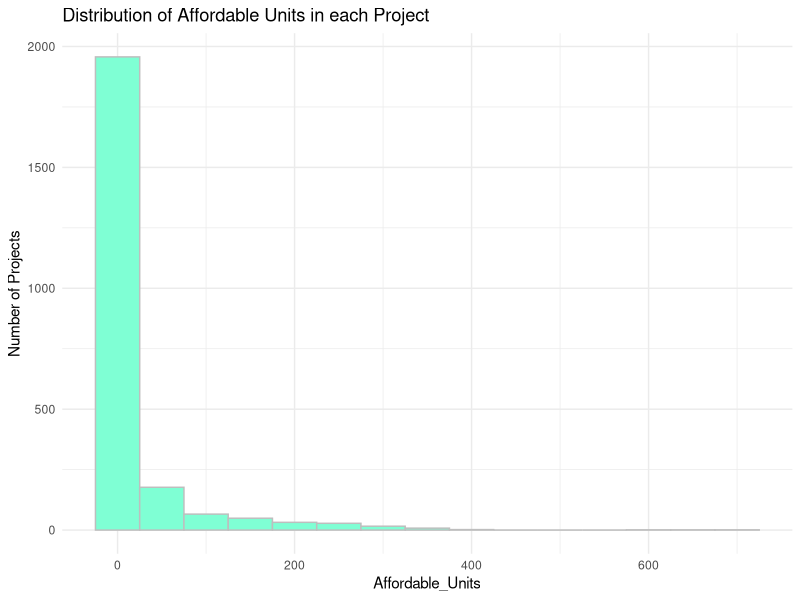
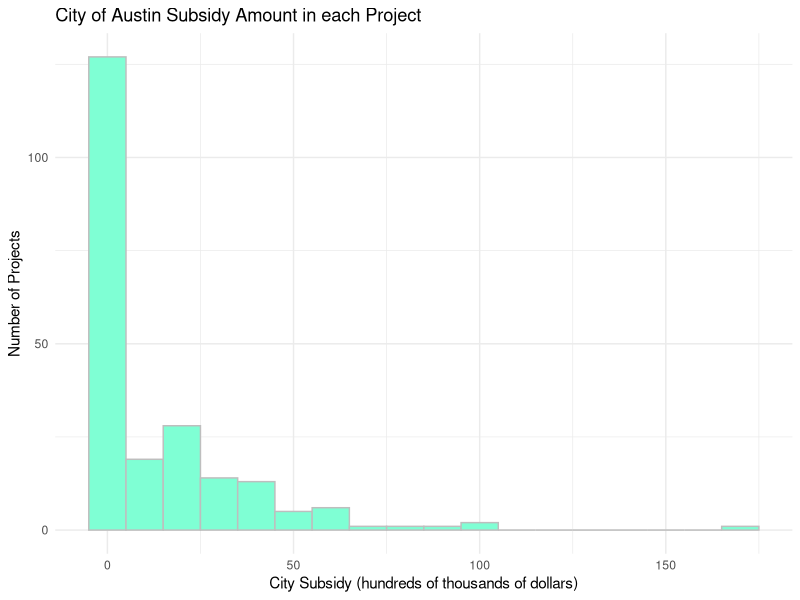
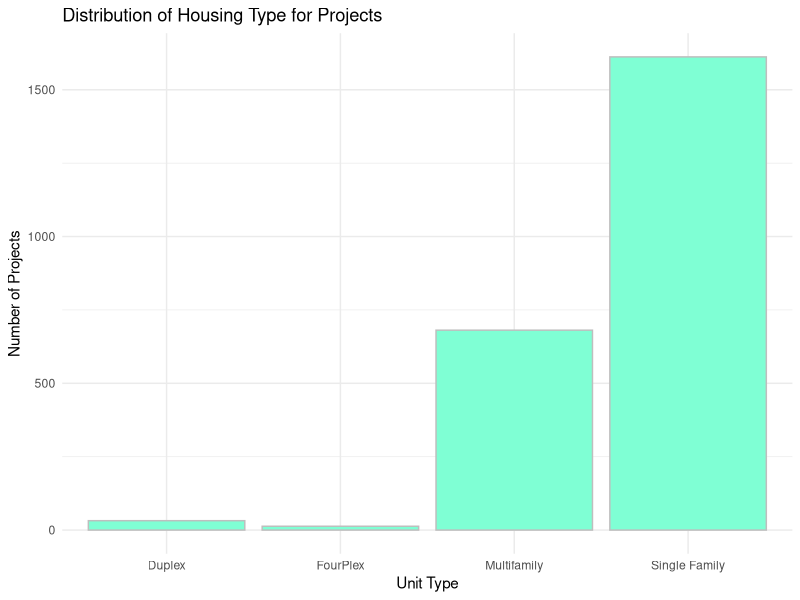
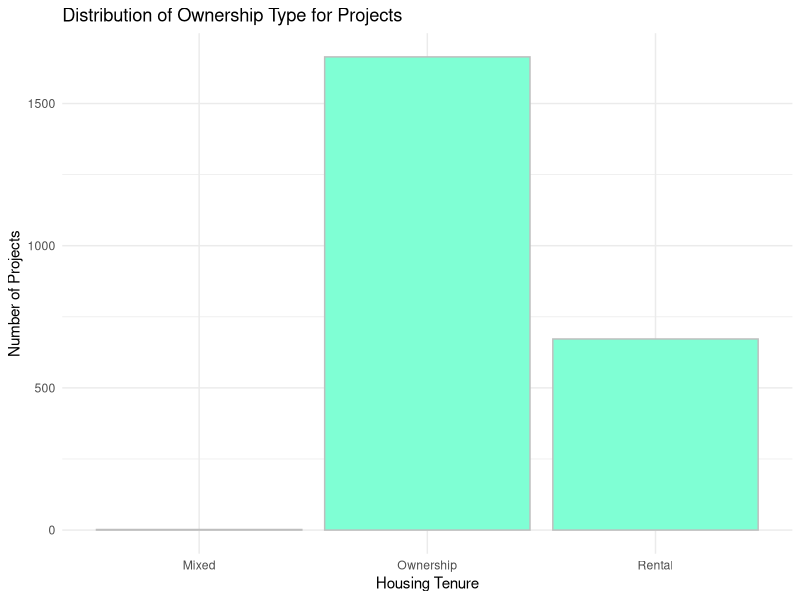
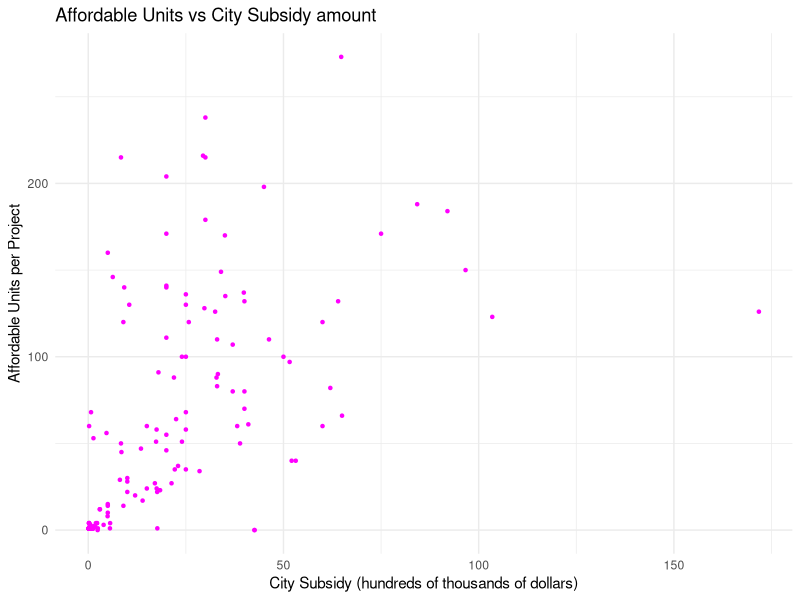
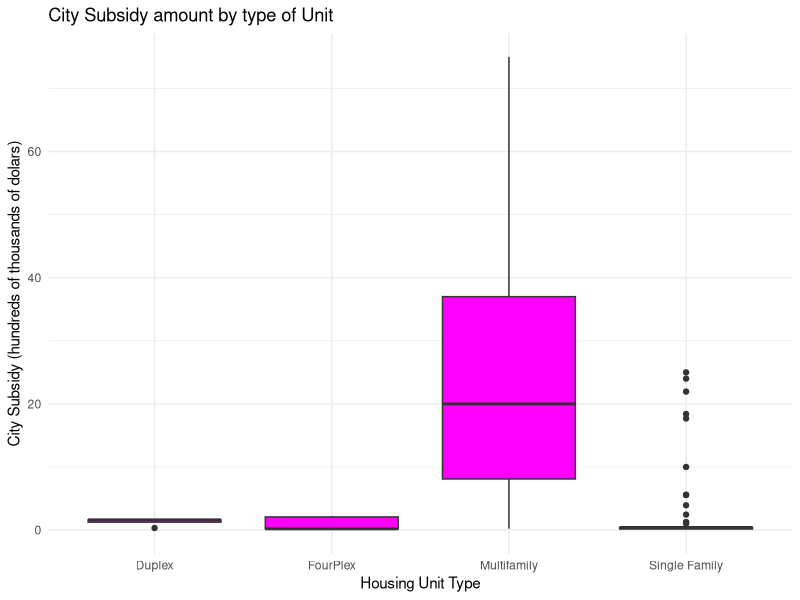
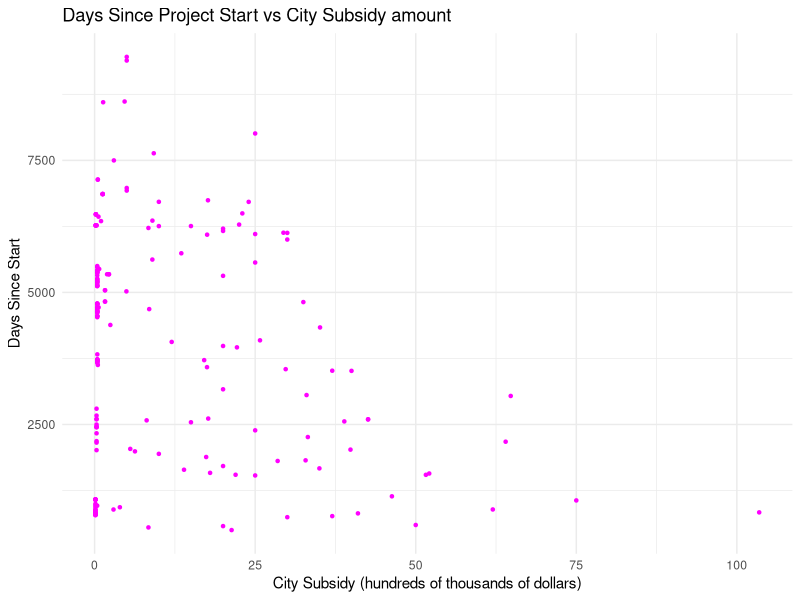
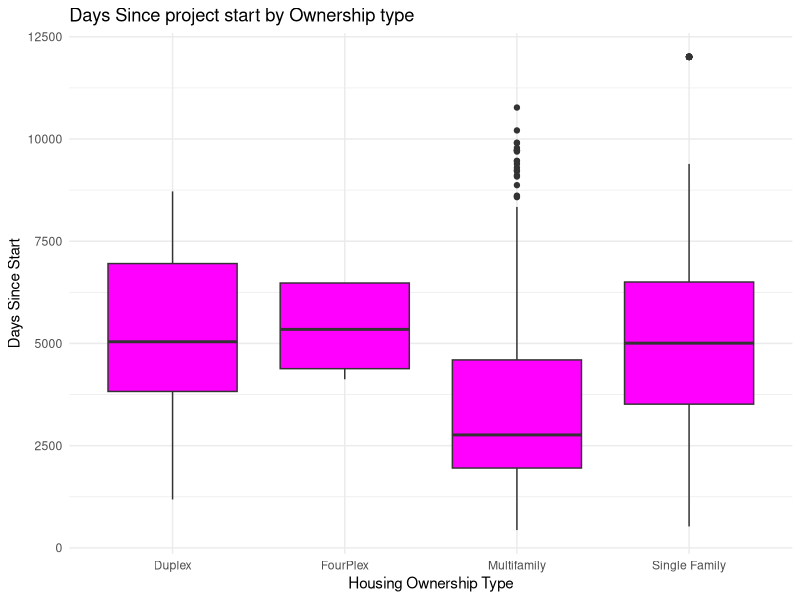

Write the R code that produced these figures, in order.
## ---- chunk 1
knitr::opts_chunk$set(echo = TRUE)
library(tidyverse)
library(lubridate)
library(knitr)
housing <- read_csv('Affordable_Housing_Inventory.csv')
## ---- chunk 2
#change housing tibble to parse start date as Date
housing <- mutate(housing, Affordability_Start_Date = as.Date(mdy(Affordability_Start_Date)))

#filter housing tibble to remove unnecessary categories from Unit Type
housing <- housing %>% filter(!str_detect(Unit_Type, "ADU")) %>% filter(!str_detect(Unit_Type, "Non-Residential")) %>% filter(!str_detect(Unit_Type, "Triplex"))

#create separate tibble with only observations with subsidy info; remove na values and values equal to zero
housing_with_subsidy <- housing %>% drop_na(City_Subsidy) %>% filter(City_Subsidy>0)

#change subsidy to be in hundreds of thousands to make more readable in graph analysis
housing_with_subsidy <- mutate(housing_with_subsidy, City_Subsidy = round(City_Subsidy/100000, 2))

## ---- chunk 3

#new tibble with only the relevant variables from original dataset tibble
housing_relevant_variables <- housing %>% select(Affordability_Start_Date, City_Subsidy, Unit_Type, Affordable_Units, Housing_Tenure)

#new tibble with only the relevant variables from original subsidy tibble
housing_relevant_variables_subsidy <- housing_with_subsidy %>% select(Affordability_Start_Date, City_Subsidy, Unit_Type, Affordable_Units, Housing_Tenure)


#create (and display) table to display relevant variables in the project, their variable types, and a short description about them

table1 <- tibble(
          VariableName = c('Affordability_Start_Date', 'City_Subsidy', 'Unit_Type', 'Affordable_Units', 'Housing_Tenure'),
          VariableType = c('Numerical', 'Numerical', 'Categorical', 'Numerical', 'Categorical'),
          Description = c('Date when the project\'s affordability period begins.', '	
Total amount of funds received through various programs administered by the City of Austin, including those funded by the State of Texas or United States Federal Government.', 'Type of housing [Single Family, Multifamily, Duplex, Fourplex]', 'Total number of affordable units for the project', 'Type of Ownership [Mixed, Ownerships, Rental]
'))
kable(table1)

## ---- chunk 4
#create ggplot thing from relevant variables tibble to start analysis
housing_ggplot <- ggplot(housing_relevant_variables)

#histogram of affordable units
housing_ggplot + geom_histogram((aes(x=Affordable_Units)), color = 'grey', fill='aquamarine', binwidth = 50) + theme_minimal() + labs(title='Distribution of Affordable Units in each Project', y='Number of Projects')
## ---- chunk 5

#create ggplot thing from subsidy relevant variables tibble to start analysis
housing_subsidy_ggplot <- ggplot(housing_relevant_variables_subsidy)

#histogram of city subsidy
housing_subsidy_ggplot + geom_histogram((aes(x=City_Subsidy)), color = 'grey', fill='aquamarine', binwidth = 10) + theme_minimal() + labs(title='City of Austin Subsidy Amount in each Project ', x='City Subsidy (hundreds of thousands of dollars)', y='Number of Projects')

## ---- chunk 6

#bar graph of unit types; 4 categories 
housing_ggplot + geom_bar(aes(x=Unit_Type), col = 'grey', fill = 'aquamarine') + theme_minimal() + labs(title = 'Distribution of Housing Type for Projects', x='Unit Type', y='Number of Projects')
## ---- chunk 7

#bar graph of housing ownership type; 3 categories
housing_ggplot + geom_bar(aes(x=Housing_Tenure), col = 'grey', fill = 'aquamarine') + theme_minimal() + labs(title = 'Distribution of Ownership Type for Projects', x='Housing Tenure', y='Number of Projects')
## ---- chunk 8

#scatterplot of affordable units and city subsidy
housing_subsidy_ggplot + geom_point(aes(x=City_Subsidy, y=Affordable_Units), pch=20, col='magenta') + theme_minimal() + labs(title='Affordable Units vs City Subsidy amount', x='City Subsidy (hundreds of thousands of dollars)', y='Affordable Units per Project')
## ---- chunk 9

#boxplot of unit type and city subsidy relationship (4 plots on one graph)
housing_subsidy_ggplot + geom_boxplot(aes(x= Unit_Type, y=City_Subsidy), fill='magenta') + theme_minimal() + coord_cartesian(ylim = c(0, 75)) + labs(title='City Subsidy amount by type of Unit', x='Housing Unit Type', y='City Subsidy (hundreds of thousands of dolars)')

#group subsidy tibble by unit type in order to generate a quantitative summary table of the information displayed in the boxplot
unit_type_group <- group_by(housing_relevant_variables_subsidy, Unit_Type)
kable(summarise(unit_type_group, medianSubsidy = median(City_Subsidy), IQRSubsidy = IQR(City_Subsidy)))
## ---- chunk 10

#create new variable dayssincestart using existing date variable, remove na values
housing_relevant_variables_subsidy$DaysSinceStart <- as.numeric(today() - housing_relevant_variables_subsidy$Affordability_Start_Date)
housing_relevant_variables_subsidy <-drop_na(housing_relevant_variables_subsidy, Affordability_Start_Date)

#create scatterplot of city subsidy and dayssincestart relationship
housing_subsidy_ggplot <- ggplot(housing_relevant_variables_subsidy)
housing_subsidy_ggplot + geom_point(aes(x=City_Subsidy, y=DaysSinceStart), pch=20, col='magenta') + theme_minimal() + labs(title='Days Since Project Start vs City Subsidy amount', x='City Subsidy (hundreds of thousands of dollars)', y='Days Since Start')
## ---- chunk 11

#creating dayssincestart for the other tibble
housing_relevant_variables$DaysSinceStart <- as.numeric(today() - housing_relevant_variables$Affordability_Start_Date)

#create boxplot of unit type vs days since start relationship (4 boxplots on one graph)
housing_ggplot <- ggplot(housing_relevant_variables)
housing_ggplot + geom_boxplot(aes(x= Unit_Type, y=DaysSinceStart), fill='magenta') + theme_minimal() + labs(title='Days Since project start by Ownership type', x='Housing Ownership Type', y='Days Since Start')

#group tibble by owner type and create and display quantitative summary for results shown in the boxplot
owner_type_group <- group_by(housing_relevant_variables, Unit_Type)
kable(summarise(owner_type_group, medianDays = median(DaysSinceStart, na.rm=TRUE), IQRDays = IQR(DaysSinceStart, na.rm=TRUE)))

